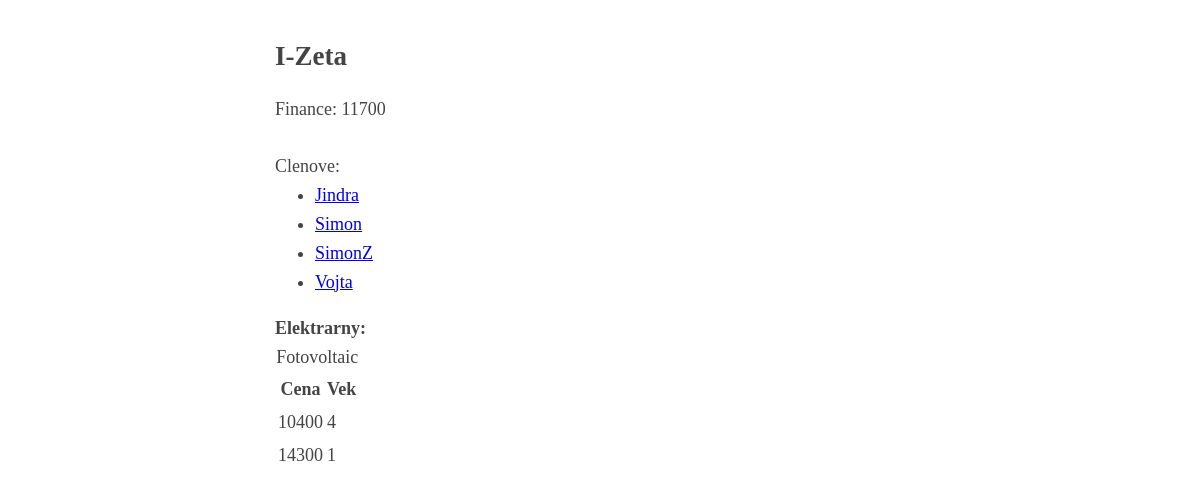
Page /powerplants/companies/1 on the committed database.
### app.py (models this page shows, shortened)
class Company(db.Model):
    id = db.Column(db.Integer, primary_key = True)
    name = db.Column(db.String(50), nullable = False)
    finance = db.Column(db.Integer, nullable = False)
    plants = db.relationship("Plant", back_populates = "company")
    users = db.relationship("User", back_populates = "company")

class User(db.Model):
    id = db.Column(db.Integer, primary_key = True)
    name = db.Column(db.String(50), nullable = False)
    finance = db.Column(db.Integer, nullable = False)
    company_id = db.Column(db.Integer, db.ForeignKey("company.id"))
    company = db.relationship("Company", back_populates = "users")
    plants = db.relationship("Plant", back_populates = "owner")

class Plant(db.Model):
    id = db.Column(db.Integer, primary_key = True)
    type = db.Column(db.Integer, nullable = False)
    cost = db.Column(db.Integer, nullable = False)
    age = db.Column(db.Integer, nullable = False)
    active = db.Column(db.Boolean, nullable = False)
    owner_id = db.Column(db.Integer, db.ForeignKey("user.id"))
    company_id = db.Column(db.Integer, db.ForeignKey("company.id"))
    owner = db.relationship("User", back_populates = "plants")
    company = db.relationship("Company", back_populates = "plants")

### app.py (the view)
@app.route("/powerplants/companies/<int:id>")
def company_page(id):
    company = Company.query.get(id)
    plants = Plant.query.filter_by(company_id = company.id).order_by(Plant.type)
    count = plants.count()
    return render_template('powerplants/company.html', company = company, types = types, plants = plants, count = count)

### templates/powerplants/company.html (shortened to what this page needs)
<!DOCTYPE html>
<html lang="en">
<head>
    <link rel="stylesheet" href="{{ url_for('static', filename='style.css') }}">
</head>
<body>
    <h2> {{ company.name }} </h2>
    Finance: {{ company.finance }} </br>
    Clenove: </br>
    <ul>
        {% for user in company.users %}
        <li> <a href="/powerplants/users/{{ user.id }}" > {{ user.name }} </a> </li>
        {% endfor %}
    </ul>
    {% if count != 0 %}
    <b> Elektrarny: </b> </br>
    {% set last = plants[0].type %}
    <table>
        <caption> {{ types[last] }}
        <tr>
            <th> Cena </th>
            <th> Vek </th>
        </tr>
        {% for plant in plants %}
        <tr>
            <td> {{ plant.cost }} </td>
            <td> {{ plant.age }} </td>
        </tr>
    {% endfor %}
    </table>
    {% endif %}
</body>

### static/style.css (style rules this page uses)
body { margin: 40px auto; max-width: 650px; line-height: 1.6; font-size: 18px; color: #444; padding: 0 10px; }
h1, h2, h3 { line-height: 1.2; }
ul { margin-top: 0; }

### rows in the picture
Company: name "I-Zeta", finance "11700"
User: name "Jindra"
User: name "Simon"
User: name "SimonZ"
User: name "Vojta"
Plant: cost "10400", age "4"
Plant: cost "14300", age "1"

### other values in the picture
{{ types[last] }} "Fotovoltaic"
